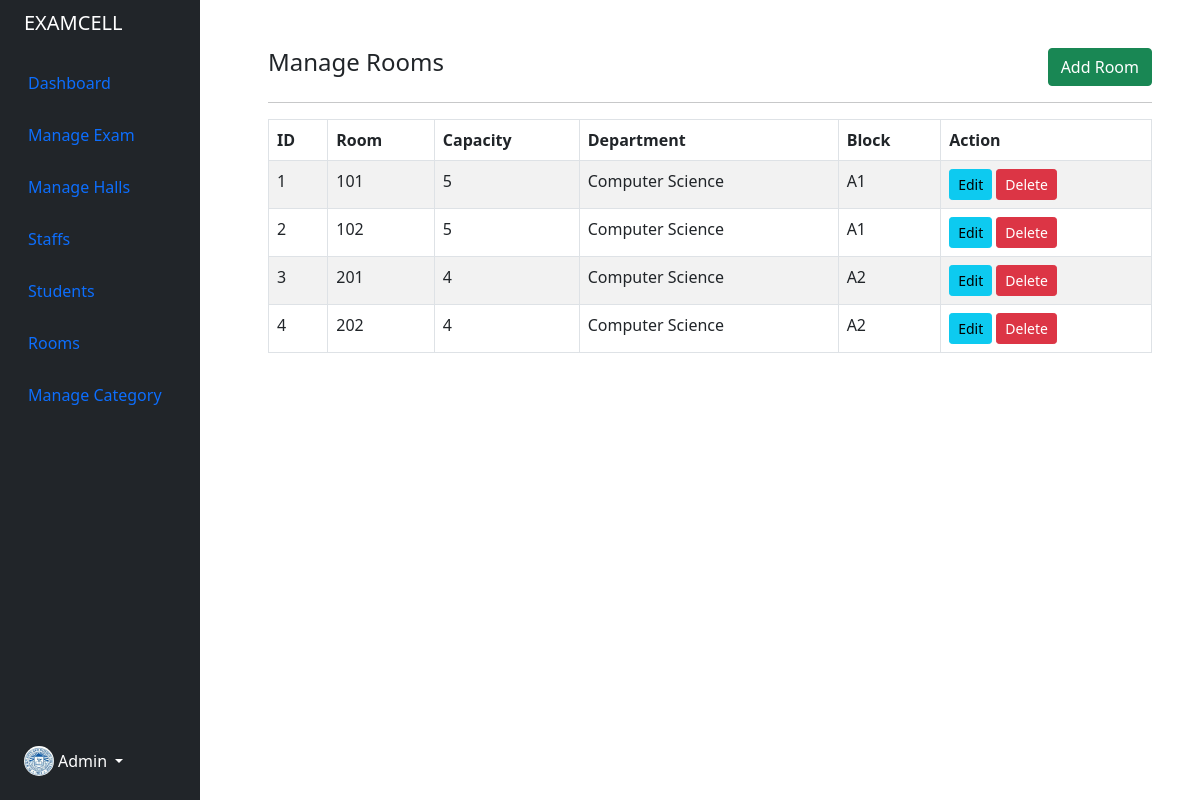
/admin/room.php (signed in), run on the app's committed database.
### tables this page shows
CREATE TABLE `tbl_room` (
  `id` int(11) NOT NULL,
  `dept` int(11) NOT NULL,
  `block` int(11) NOT NULL,
  `room` varchar(100) NOT NULL,
  `capacity` int(11) NOT NULL,
  `row_dim` int(11) NOT NULL,
  `col_dim` int(11) NOT NULL
);

CREATE TABLE `tbl_department` (
  `id` int(11) NOT NULL,
  `deptname` varchar(100) NOT NULL,
  `deptslug` varchar(100) NOT NULL
);

CREATE TABLE `tbl_block` (
  `id` int(11) NOT NULL,
  `dept` int(11) NOT NULL,
  `block` varchar(100) NOT NULL
);

### admin/room.php (the view, shortened to what this page needs)
<?php
include '../helpers/basic_helper.php';
if (isset($_SESSION['email']) && isset($_SESSION['id'])) {
    echo site_header();
?>
    <div class="container-fluid">
        <div class="row flex-nowrap">
            <?php echo site_navbar(); ?>
            <div class="after-side-content col py-5 px-5">
                <div class="row">
                    <div class="col-md-8">
                            <h4>Manage Rooms</h4>
                    </div>
                    <div class="col-md-4">
                        <a href="room_create_edit.php" class="btn btn-success rounded float-end">Add Room</a>
                    </div>
                </div>
                <div>
                    <hr>
                    <table class="table table-bordered table-striped">
                        <thead>
                            <tr>
                                <th>ID</th>
                                <th>Room</th>
                                <th>Capacity</th>
                                <th>Department</th>
                                <th>Block</th>
                                <th>Action</th>
                            </tr>
                        </thead>
                        <tbody>
                            <?php
                            $query = "SELECT tbl_room.id as id, tbl_room.room, tbl_room.capacity, tbl_department.deptname, tbl_block.block FROM tbl_room INNER JOIN tbl_block ON tbl_block.id = tbl_room.block INNER JOIN tbl_department ON tbl_department.id = tbl_block.dept;";
                            $query_run = mysqli_query($conn, $query);
                            if (mysqli_num_rows($query_run) > 0) {
                                foreach ($query_run as $room) {
                            ?>
                                    <tr>
                                        <td><?= $room['id']; ?></td>
                                        <td><?= $room['room']; ?></td>
                                        <td><?= $room['capacity']; ?></td>
                                        <td><?= $room['deptname']; ?></td>
                                        <td><?= $room['block']; ?></td>
                                        <td>
                                            <a href="room_create_edit.php?id=<?= $room['id']; ?>" class="btn btn-info btn-sm">Edit</a>
                                            <form action="controller.php" method="POST" class="d-inline">
                                                <button type="submit" name="delete_room" value="<?= $room['id']; ?>" class="btn btn-danger btn-sm">Delete</button>
                                            </form>
                                        </td>
                                    </tr>
                            <?php
                                }
                            } else {
                                echo "<h5> No Record Found </h5>";
                            }
                            ?>
                        </tbody>
                    </table>
                </div>
            </div>
        </div>
    </div>
<?php
    echo site_footer();
} else {
    header("Location: index.php");
}

### assets/styles.css (style rules this page uses)
.after-side-content { margin-left: 220px !important; }

### data on the page
tbl_room: id "1", room "101", capacity "5", tbl_department.deptname "Computer Science", tbl_block.block "A1"
tbl_room: id "2", room "102", capacity "5", tbl_department.deptname "Computer Science", tbl_block.block "A1"
tbl_room: id "3", room "201", capacity "4", tbl_department.deptname "Computer Science", tbl_block.block "A2"
tbl_room: id "4", room "202", capacity "4", tbl_department.deptname "Computer Science", tbl_block.block "A2"

### other printed values
$_SESSION['firstname'] "Admin"
